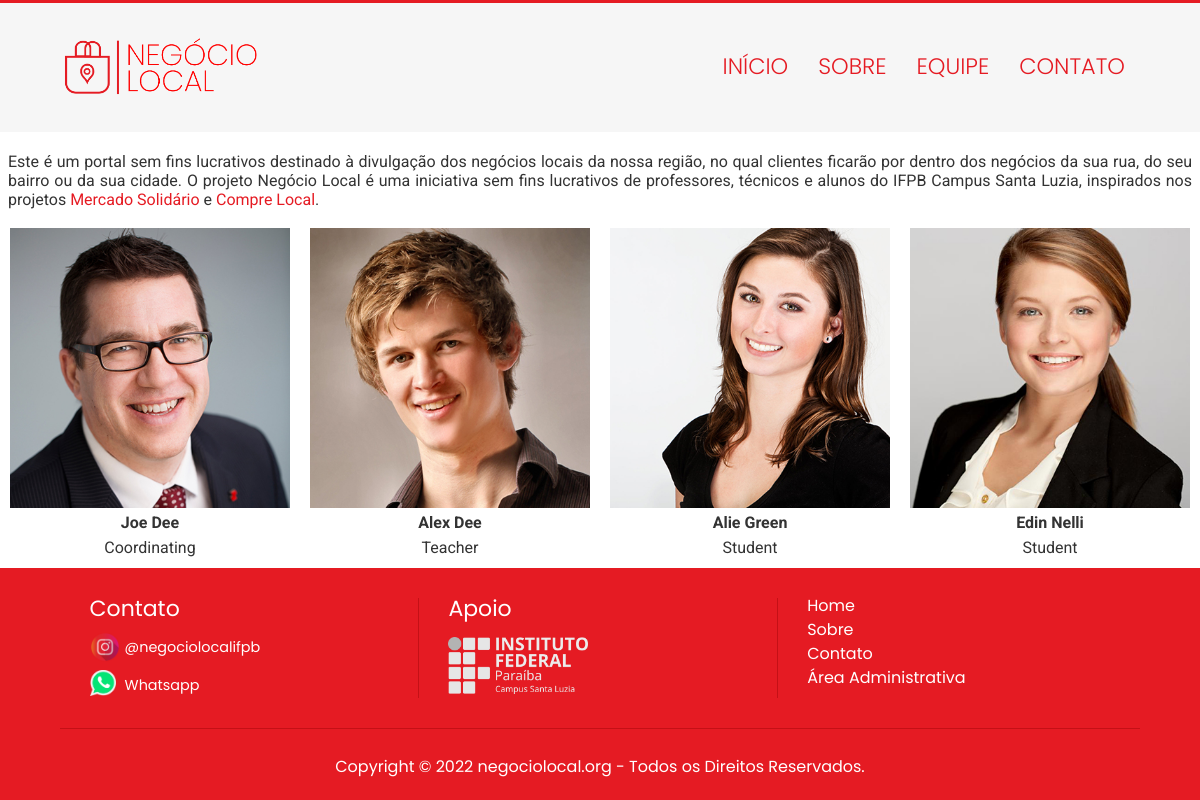
The app's page /equipe/index.php with its own data.
### tables this page shows
CREATE TABLE `team` (
  `id` int(11) NOT NULL,
  `name` varchar(60) NOT NULL,
  `address` varchar(200) NOT NULL,
  `email` varchar(100) NOT NULL,
  `phone` varchar(15) NOT NULL,
  `mission` varchar(50) NOT NULL,
  `foto` varchar(100) NOT NULL DEFAULT 'commerce.jpg'
);

### essets/php/connect.php (called while the page is built, shortened)
<?php
$year = date('Y');

### essets/php/team.php (the view, shortened to what this page needs)
<?php
    include_once('connect.php');
    $tm = $pdo->prepare("SELECT * FROM `team` ORDER BY `id` ASC");
    $tm->execute();
    while($tem = $tm->fetchObject()){
        $name = $tem->name;
        $mission = $tem->mission;
        $foto = $tem->foto;
        echo '
            <div class="col">
                <div class="wrap">
                    <img src="./fotos/'.$foto.'" alt="'.$foto.'">
                    <p class="pteam"><strong>'.$name.'</strong></p>
                    <p class="pteam">'.$mission.'</p>
                </div>
            </div>
        ';
    }

### equipe/index.php (shortened to what this page needs)
<!DOCTYPE html>
<html lang="pt-br">
<head>
    <link rel="stylesheet" href="../essets/css/resets.css">
    <link rel="stylesheet" href="../essets/css/style.css">
</head>
<body>
    <header>
        <section>
            <a href="./" class="logo"></a>
            <nav>
                <ul class="menu">
                    <li><a href="../">Início</a></li>
                    <li><a href="../sobre">Sobre</a></li>
                    <li><a href="#">Equipe</a></li>
                    <li><a href="../contato">Contato</a></li>
                </ul>
            </nav>
        </section>
    </header>
    <div class="content">
        <section>
            <p>Este é um portal sem fins lucrativos destinado à divulgação dos negócios locais da nossa região, no qual clientes ficarão por dentro dos negócios da sua rua, do seu bairro ou da sua cidade. O projeto Negócio Local é uma iniciativa sem fins lucrativos de professores, técnicos e alunos do IFPB Campus Santa Luzia, inspirados nos projetos <a href="https://www.mercadinho.org/" target="_blank">Mercado Solidário</a> e <a href="https://www.comprelocal.org/" target="_blank">Compre Local</a>.</p>
        </section>
        <section>
            <?php include_once '../essets/php/team.php'; ?>
        </section>
    </div>
    <footer>
        <section>
            <div class="first">
                <h4>Contato</h4>
                <p class="ins"> <a target="_blank" href="https://www.instagram.com/negociolocalifpb">@negociolocalifpb</a></p>
                <p class="wh"><a href="https://api.whatsapp.com/send?phone=5583(numero)&text=&source=&data=&app_absent=">Whatsapp</a></p>
            </div>
            <div class="middle">
                <h4>Apoio</h4>
                <a href="https://www.ifpb.edu.br/santaluzia" target="_blank">
                    <img src="../essets/img/apoio/logo_ifpb.png" alt="IFPB">
                </a>
            </div>
            <div class="last">
                <a href="../">Home</a>
                <a href="../sobre">Sobre</a>
                <a href="../contato">Contato</a>
                <a href="../admin" target="_blank">Área Administrativa</a>
            </div>
            <p class="copyright">Copyright © <?php echo $year ?> negociolocal.org - Todos os Direitos Reservados.</p>
        </section>
    </footer>
</body>
</html>

### essets/css/style.css (style rules this page uses)
body { background-color: rgb(255, 255, 255); font-family: 'Roboto', sans-serif; font-size: 1em; color: #E51B23; }
header { background-color: rgba(240, 240, 240, 0.6); border-width: 3px 0 0 0; border-style: solid; border-color: #E51B23; width: 100%; height: auto; margin: 0 0 20px 0; display: block; overflow: hidden; }
header section { width: 90%; height: auto; margin: 0 auto; }
header section .logo { background-image: url(../img/logo.png); background-repeat: no-repeat; background-position: center; background-size: cover; width: 200px; height: 69px; margin: 30px 0; float: left; }
header section nav { width: auto; height: auto; font-family: 'Poppins', sans-serif; float: right; margin: 0; }
header section nav ul.menu { display: block; }
header section nav ul.menu li { float: left; }
header section nav ul.menu li a { float: left; display: block; color: #E51B23; text-align: center; margin: 22px 0; padding: 30px 15px; text-decoration: none; text-transform: uppercase; font-size: 1.4em; font-weight: 300; border-radius: 8px; background-color: transparent; -webkit-transition: all 0.3s ease; -moz-transition: all 0.3s ease; transition: all 0.3s ease; background-size: 100% 200%; background-position: 0 0; background-image: linear-gradient(to bottom, transparent 50%, rgba(225, 225, 225, 0.6) 50%); }
.content { background-color: #ffffff; width: 100%; }
.content section { width: 100%; max-width: 1200px; margin: 0 auto; padding: 0; display: -ms-flexbox; display: flex; -ms-flex-wrap: wrap; flex-wrap: wrap; padding: 0; }
.content section div { margin: 0; }
.content section .col { width: 25%; max-width: 25%; -ms-flex: 25%; flex: 25%; padding: 0; }
.content section .col .wrap { margin: 10px; }
.content section .col .wrap p { line-height: 20px; margin: 5px 0 0 0; color: #333333; }
.content section .col .wrap p strong { font-weight: 700; }
.content section .col .wrap img { vertical-align: middle; width: 100%; height: auto; transition: all 0.4s ease; }
.content section p, .content section .pteam, .content section .text { color: #333333; font-size: 1em; font-weight: normal; line-height: 1.2em; margin: 0 8px 8px 0; text-align: justify; }
.content section .pteam { text-align: center; }
.content section:first-child p { margin: 0 8px 8px 8px; text-align: justify; }
.content section p a, .content section p a:hover, .content section p a:visited, .content section p a:active { color: #e51b23; text-decoration: none; }
footer { background-color: rgb(229, 27, 35); width: 100%; height: auto; overflow: hidden; padding: 20px 0; color: rgb(255, 255, 255); font-family: 'Poppins', sans-serif; }
footer section { width: 90%; margin: 10px auto; padding: 0; }
footer section .copyright { width: 100%; font-size: 1em; text-align: center; float: left; margin: 10px 0 0 0; padding: 30px 0 5px 0; border-width: 1px 0 0 0; border-style: solid; border-color: rgb(197, 16, 22); }
footer section .first, footer section .middle, footer section .last { width: 31.13%; height: 100px; float: left; margin: 0 0 20px 0; padding: 0 0 0 2%; border-width: 0 1px 0 0; border-style: solid; border-color: rgb(197, 16, 22); }
footer section .last { border: hidden; }
footer section div h4 { font-size: 22px; line-height: 22px; margin: 0 8px 12px 8px; }
footer section div p { font-size: 0.9em; font-weight: normal; line-height: 30px; margin: 0 0 8px 8px; padding: 0 0 0 35px; }
footer section div p a, footer section div p a:hover, footer section div p a:visited, footer section div p a:active { color: #ffffff; text-decoration: none; }
footer section .last a, footer section .last a:hover, footer section .last a:visited, footer section .last a:active { width: 100%; color: #ffffff; text-decoration: none; float: left; margin: 0 0 8px 8px; }
footer section div .ins { background-image: url(../img/social/instagram.png); background-repeat: no-repeat; background-position: 0 0; background-size: 30px; }
footer section div .wh { background-image: url(../img/social/whatsapp.png); background-repeat: no-repeat; background-position: 0 0; background-size: 26px; }
footer section div img { width: 140px; margin: 5px 0 0 8px; }

### records on screen
team: foto (picture), name "Joe Dee", mission "Coordinating"
team: foto (picture), name "Alex Dee", mission "Teacher"
team: foto (picture), name "Alie Green", mission "Student"
team: foto (picture), name "Edin Nelli", mission "Student"

### other values on screen
$year "2022"
